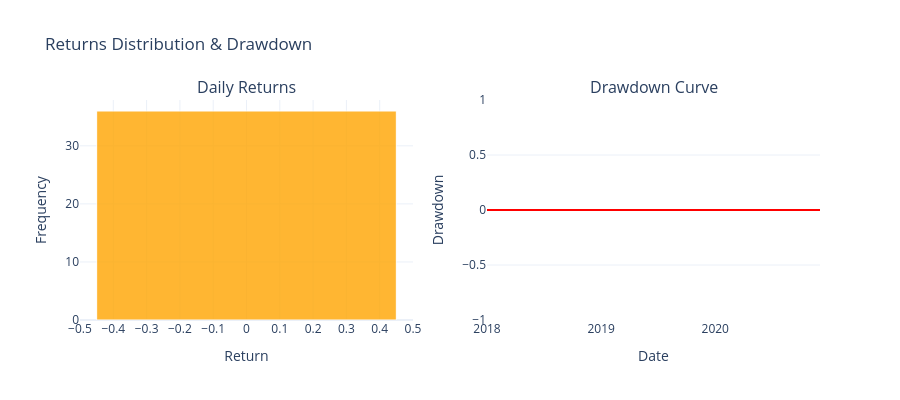

The notebook cell this image was saved under:
### Code cell
from plotly.subplots import make_subplots
import plotly.graph_objects as go

returns = eq_curve.pct_change().fillna(0)
returns=returns[TRADING_START_DATE:END_DATE]
cum_max = eq_curve.cummax()
drawdown = (eq_curve - cum_max) / cum_max
mean_ret = returns.mean()
median_ret = returns.median()

fig = make_subplots(rows=1, cols=2, subplot_titles=('Daily Returns', 'Drawdown Curve'))
fig.add_trace(
    go.Histogram(
        x=returns,
        nbinsx=50,
        marker_color='orange',
        marker_line_color='white',
        marker_line_width=1,
        opacity=0.8,
        name='Returns'
    ),
    row=1, col=1
)
fig.add_trace(
    go.Scatter(
        x=drawdown.index,
        y=drawdown.values,
        mode='lines',
        line=dict(color='red', width=2),
        name='Drawdown'
    ),
    row=1, col=2
)
fig.update_xaxes(
    title_text='Return',
    row=1, col=1,
    nticks=20,
    showgrid=True
)
fig.update_yaxes(
    title_text='Frequency',
    row=1, col=1,
    showgrid=True
)
fig.update_xaxes(
    title_text='Date',
    row=1, col=2,
    showgrid=False
)
fig.update_yaxes(
    title_text='Drawdown',
    row=1, col=2,
    showgrid=True
)
fig.update_layout(
    title_text='Returns Distribution & Drawdown',
    bargap=0.1,               
    template='plotly_white',
    showlegend=False,
    width=900,
    height=400
)

fig.show()

### Figure 1 — Plotly figure (JSON) as saved in the notebook; plotly's stock layout.template omitted (floating-point values rounded to 4 significant figures)
{"data": [{"marker": {"color": "orange", "line": {"color": "white", "width": 1}}, "name": "Returns", "nbinsx": 50, "opacity": 0.8, "type": "histogram", "x": [0, 0, 0, 0, 0, 0, 0, 0, 0, 0, 0, 0, 0, 0, 0, 0, 0, 0, 0, 0, 0, 0, 0, 0, 0, 0, 0, 0, 0, 0, 0, 0, 0, 0, 0, 0], "xaxis": "x", "yaxis": "y"}, {"line": {"color": "red", "width": 2}, "mode": "lines", "name": "Drawdown", "type": "scatter", "x": ["2018-01-01T00:00:00", "2018-02-01T00:00:00", "2018-03-01T00:00:00", "2018-04-02T00:00:00", "2018-05-02T00:00:00", "2018-06-01T00:00:00", "2018-07-02T00:00:00", "2018-08-01T00:00:00", "2018-09-03T00:00:00", "2018-10-01T00:00:00", "2018-11-01T00:00:00", "2018-12-03T00:00:00", "2019-01-01T00:00:00", "2019-02-01T00:00:00", "2019-03-01T00:00:00", "2019-04-01T00:00:00", "2019-05-02T00:00:00", "2019-06-03T00:00:00", "2019-07-01T00:00:00", "2019-08-01T00:00:00", "2019-09-03T00:00:00", "2019-10-01T00:00:00", "2019-11-01T00:00:00", "2019-12-02T00:00:00", "2020-01-01T00:00:00", "2020-02-01T00:00:00", "2020-03-02T00:00:00", "2020-04-01T00:00:00", "2020-05-04T00:00:00", "2020-06-01T00:00:00", "2020-07-01T00:00:00", "2020-08-03T00:00:00", "2020-09-01T00:00:00", "2020-10-01T00:00:00", "2020-11-02T00:00:00", "2020-12-01T00:00:00"], "xaxis": "x2", "y": [0, 0, 0, 0, 0, 0, 0, 0, 0, 0, 0, 0, 0, 0, 0, 0, 0, 0, 0, 0, 0, 0, 0, 0, 0, 0, 0, 0, 0, 0, 0, 0, 0, 0, 0, 0], "yaxis": "y2"}], "layout": {"annotations": [{"font": {"size": 16}, "showarrow": false, "text": "Daily Returns", "x": 0.225, "xanchor": "center", "xref": "paper", "y": 1, "yanchor": "bottom", "yref": "paper"}, {"font": {"size": 16}, "showarrow": false, "text": "Drawdown Curve", "x": 0.775, "xanchor": "center", "xref": "paper", "y": 1, "yanchor": "bottom", "yref": "paper"}], "bargap": 0.1, "height": 400, "showlegend": false, "title": {"text": "Returns Distribution & Drawdown"}, "width": 900, "xaxis": {"anchor": "y", "domain": [0, 0.45], "nticks": 20, "showgrid": true, "title": {"text": "Return"}}, "xaxis2": {"anchor": "y2", "domain": [0.55, 1], "showgrid": false, "title": {"text": "Date"}}, "yaxis": {"anchor": "x", "domain": [0, 1], "showgrid": true, "title": {"text": "Frequency"}}, "yaxis2": {"anchor": "x2", "domain": [0, 1], "showgrid": true, "title": {"text": "Drawdown"}}}}
